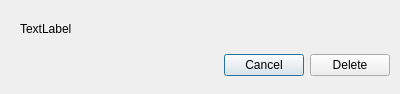
<ui version="4.0" >
 <class>deleteDialog</class>
 <widget class="QDialog" name="deleteDialog" >
  <property name="geometry" >
   <rect>
    <x>0</x>
    <y>0</y>
    <width>400</width>
    <height>94</height>
   </rect>
  </property>
  <property name="windowTitle" >
   <string>Delete an Object</string>
  </property>
  <property name="windowIcon" >
   <iconset resource="../DataBase/application.qrc" >:/images/logo_icon.png</iconset>
  </property>
  <widget class="QLabel" name="label" >
   <property name="geometry" >
    <rect>
     <x>20</x>
     <y>20</y>
     <width>371</width>
     <height>18</height>
    </rect>
   </property>
   <property name="text" >
    <string>TextLabel</string>
   </property>
  </widget>
  <widget class="QWidget" name="horizontalLayout" >
   <property name="geometry" >
    <rect>
     <x>79</x>
     <y>50</y>
     <width>311</width>
     <height>31</height>
    </rect>
   </property>
   <layout class="QHBoxLayout" >
    <item>
     <spacer>
      <property name="orientation" >
       <enum>Qt::Horizontal</enum>
      </property>
      <property name="sizeHint" >
       <size>
        <width>40</width>
        <height>20</height>
       </size>
      </property>
     </spacer>
    </item>
    <item>
     <widget class="QPushButton" name="btnCancel" >
      <property name="text" >
       <string>Cancel</string>
      </property>
     </widget>
    </item>
    <item>
     <widget class="QPushButton" name="btnOk" >
      <property name="text" >
       <string>Delete</string>
      </property>
     </widget>
    </item>
   </layout>
  </widget>
 </widget>
 <resources>
  <include location="../DataBase/application.qrc" />
 </resources>
 <connections/>
</ui>
